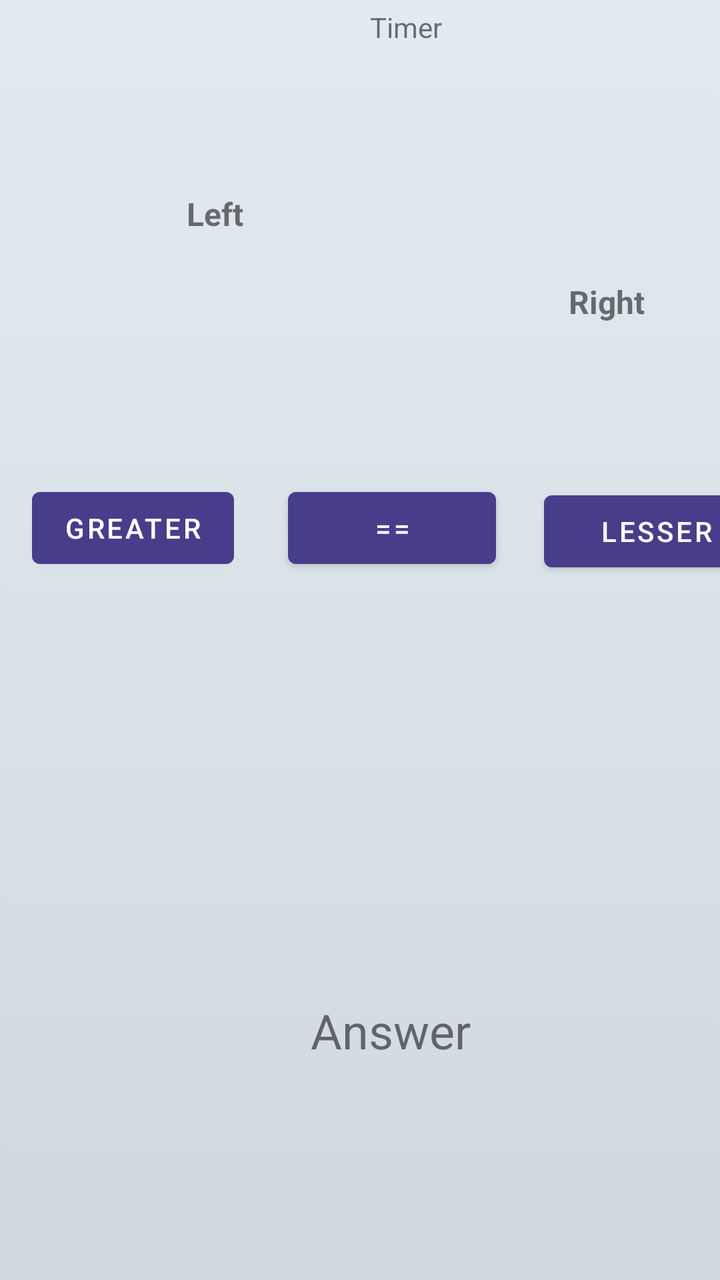
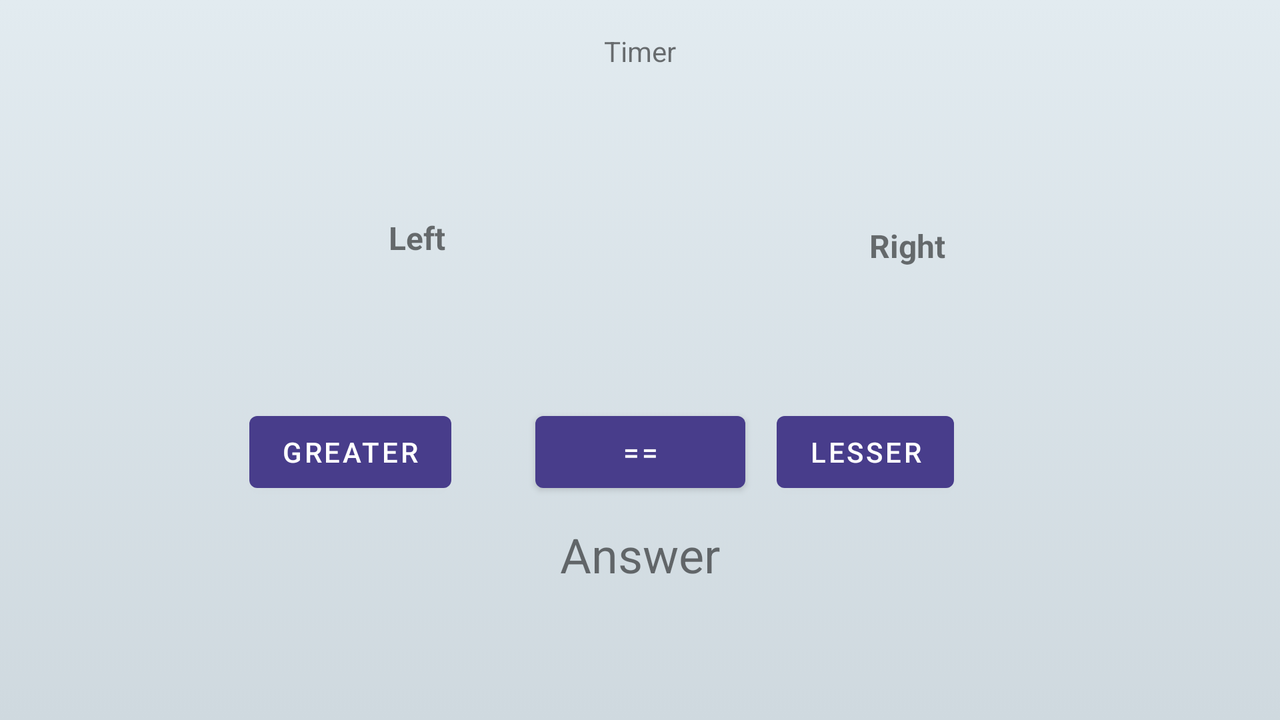

First picture: res/layout/ on a phone held upright. Second picture: the repository's own variant of that layout, on a device whose configuration matches the variant's folder. Source for both follows.
<!-- AndroidManifest.xml: application theme Theme.MobileCW -->
<!-- res/layout/activity_start.xml -->
<?xml version="1.0" encoding="utf-8"?>
<androidx.constraintlayout.widget.ConstraintLayout xmlns:android="http://schemas.android.com/apk/res/android"
    xmlns:app="http://schemas.android.com/apk/res-auto"
    xmlns:tools="http://schemas.android.com/tools"
    android:id="@+id/game_screen"
    android:layout_width="match_parent"
    android:layout_height="match_parent"
    tools:context=".StartActivity"
    android:background="@drawable/gradient_background"
    >

    <Button
        android:id="@+id/equals_bt"
        android:layout_width="104dp"
        android:layout_height="48dp"
        android:layout_marginStart="144dp"
        android:layout_marginBottom="280dp"
        android:text="@string/equals"
        app:layout_constraintBottom_toBottomOf="parent"
        app:layout_constraintStart_toStartOf="parent"
        app:layout_constraintTop_toBottomOf="@+id/expression1_textview"
        tools:ignore="TextContrastCheck" />

    <Button
        android:id="@+id/lesser_bt"
        android:layout_width="112dp"
        android:layout_height="48dp"
        android:layout_marginStart="272dp"
        android:layout_marginBottom="280dp"
        android:text="@string/lesser"
        app:layout_constraintBottom_toBottomOf="parent"
        app:layout_constraintStart_toStartOf="parent"
        app:layout_constraintTop_toBottomOf="@+id/expression1_textview"
        app:layout_constraintVertical_bias="0.512"
        tools:ignore="TextContrastCheck" />

    <TextView
        android:id="@+id/expression2_textview"
        android:layout_width="183dp"
        android:layout_height="72dp"
        android:layout_marginStart="212dp"
        android:layout_marginTop="140dp"
        android:text="@string/expression2_right"
        android:textAlignment="center"
        android:textSize="16sp"
        android:textStyle="bold"
        app:layout_constraintStart_toStartOf="parent"
        app:layout_constraintTop_toTopOf="parent" />

    <TextView
        android:id="@+id/expression1_textview"
        android:layout_width="183dp"
        android:layout_height="72dp"
        android:layout_marginStart="16dp"
        android:layout_marginTop="146dp"
        android:layout_marginBottom="331dp"
        android:text="@string/expression1_left"
        android:textAlignment="center"
        android:textSize="16sp"
        android:textStyle="bold"
        app:layout_constraintBottom_toTopOf="@+id/answer_textview"
        app:layout_constraintStart_toStartOf="parent"
        app:layout_constraintTop_toTopOf="parent" />

    <Button
        android:id="@+id/greater_bt"
        android:layout_width="wrap_content"
        android:layout_height="wrap_content"
        android:layout_marginStart="16dp"
        android:text="@string/greater"
        app:layout_constraintBaseline_toBaselineOf="@+id/equals_bt"
        app:layout_constraintStart_toStartOf="parent"
        tools:ignore="TextContrastCheck" />

    <TextView
        android:id="@+id/answer_textview"
        android:layout_width="305dp"
        android:layout_height="64dp"
        android:layout_marginStart="43dp"
        android:layout_marginBottom="127dp"
        android:text="@string/answer"
        android:textAlignment="center"
        android:textSize="24sp"
        app:layout_constraintBottom_toBottomOf="parent"
        app:layout_constraintStart_toStartOf="parent"
        app:layout_constraintTop_toBottomOf="@+id/expression1_textview" />

    <TextView
        android:id="@+id/timer_textview"
        android:layout_width="192dp"
        android:layout_height="101dp"
        android:layout_marginStart="107dp"
        android:layout_marginTop="4dp"
        android:layout_marginEnd="108dp"
        android:text="@string/timer"
        android:textAlignment="center"
        app:layout_constraintEnd_toEndOf="@+id/expression2_textview"
        app:layout_constraintHorizontal_bias="0.0"
        app:layout_constraintStart_toStartOf="parent"
        app:layout_constraintTop_toTopOf="parent" />

</androidx.constraintlayout.widget.ConstraintLayout>
<!-- resources referenced by this layout -->
<resources>
  <!-- drawable gradient_background (drawable) -->
  <?xml version="1.0" encoding="utf-8"?>
  <selector xmlns:android="http://schemas.android.com/apk/res/android">
  <item>
      <shape>
          <gradient android:angle="90" android:startColor="#cfd9df" android:endColor="#e2ebf0" android:type="linear"
              />
      </shape>
  </item>
  </selector>
  <string name="answer">Answer</string>
  <string name="equals">==</string>
  <string name="expression1_left">Left</string>
  <string name="expression2_right">Right</string>
  <string name="greater">Greater</string>
  <string name="lesser">Lesser</string>
  <string name="timer">Timer</string>
  <style name="Theme.MobileCW" parent="Theme.MaterialComponents.DayNight.DarkActionBar">
  
          <item name="colorPrimary">#483D8B</item>
          <item name="colorPrimaryVariant">#01070C</item>
          <item name="colorOnPrimary">@color/white</item>
  
  
  
          <item name="android:statusBarColor" tools:targetApi="l">?attr/colorPrimaryVariant</item>
  
      </style>
</resources>
<!-- res/layout-land/activity_start.xml (the repository's variant of the layout above) -->
<!-- drawn on the phone turned sideways -->
<?xml version="1.0" encoding="utf-8"?>
<androidx.constraintlayout.widget.ConstraintLayout xmlns:android="http://schemas.android.com/apk/res/android"
    xmlns:app="http://schemas.android.com/apk/res-auto"
    xmlns:tools="http://schemas.android.com/tools"
    android:id="@+id/game_screen"
    android:layout_width="match_parent"
    android:layout_height="match_parent"
    android:background="@drawable/gradient_background"
    tools:context=".StartActivity">

    <Button
        android:id="@+id/equals_bt"
        android:layout_width="105dp"
        android:layout_height="0dp"
        android:text="@string/equals"
        app:layout_constraintBottom_toBottomOf="@+id/greater_bt"
        app:layout_constraintEnd_toEndOf="parent"
        app:layout_constraintStart_toStartOf="parent"
        app:layout_constraintTop_toBottomOf="@+id/expression2_textview"
        tools:ignore="TextContrastCheck" />

    <Button
        android:id="@+id/lesser_bt"
        android:layout_width="wrap_content"
        android:layout_height="wrap_content"
        android:layout_marginEnd="45dp"
        android:text="@string/lesser"
        app:layout_constraintEnd_toEndOf="@+id/expression2_textview"
        app:layout_constraintTop_toBottomOf="@+id/expression2_textview"
        tools:ignore="TextContrastCheck" />

    <TextView
        android:id="@+id/expression2_textview"
        android:layout_width="0dp"
        android:layout_height="90dp"
        android:layout_marginTop="112dp"
        android:layout_marginEnd="118dp"
        android:text="@string/expression2_right"
        android:textAlignment="center"
        android:textSize="16sp"
        android:textStyle="bold"
        app:layout_constraintEnd_toEndOf="parent"
        app:layout_constraintStart_toEndOf="@+id/expression1_textview"
        app:layout_constraintTop_toTopOf="parent" />

    <TextView
        android:id="@+id/expression1_textview"
        android:layout_width="0dp"
        android:layout_height="0dp"
        android:layout_marginStart="140dp"
        android:layout_marginTop="2dp"
        android:layout_marginEnd="109dp"
        android:layout_marginBottom="12dp"
        android:text="@string/expression1_left"
        android:textAlignment="center"
        android:textSize="16sp"
        android:textStyle="bold"
        app:layout_constraintBottom_toTopOf="@+id/greater_bt"
        app:layout_constraintEnd_toStartOf="@+id/expression2_textview"
        app:layout_constraintStart_toStartOf="parent"
        app:layout_constraintTop_toBottomOf="@+id/timer_textview" />

    <Button
        android:id="@+id/greater_bt"
        android:layout_width="wrap_content"
        android:layout_height="wrap_content"
        android:layout_marginBottom="11dp"
        android:text="@string/greater"
        app:layout_constraintBottom_toTopOf="@+id/answer_textview"
        app:layout_constraintEnd_toStartOf="@+id/answer_textview"
        app:layout_constraintStart_toStartOf="@+id/answer_textview"
        tools:ignore="TextContrastCheck" />

    <TextView
        android:id="@+id/answer_textview"
        android:layout_width="290dp"
        android:layout_height="37dp"
        android:layout_marginTop="11dp"
        android:text="@string/answer"
        android:textAlignment="center"
        android:textSize="24sp"
        app:layout_constraintEnd_toEndOf="parent"
        app:layout_constraintStart_toStartOf="parent"
        app:layout_constraintTop_toBottomOf="@+id/lesser_bt" />

    <TextView
        android:id="@+id/timer_textview"
        android:layout_width="192dp"
        android:layout_height="0dp"
        android:layout_marginTop="16dp"
        android:layout_marginBottom="6dp"
        android:text="@string/timer"
        android:textAlignment="center"
        app:layout_constraintBottom_toTopOf="@+id/expression2_textview"
        app:layout_constraintEnd_toEndOf="parent"
        app:layout_constraintStart_toStartOf="parent"
        app:layout_constraintTop_toTopOf="parent"
        tools:ignore="TextContrastCheck" />

</androidx.constraintlayout.widget.ConstraintLayout>
